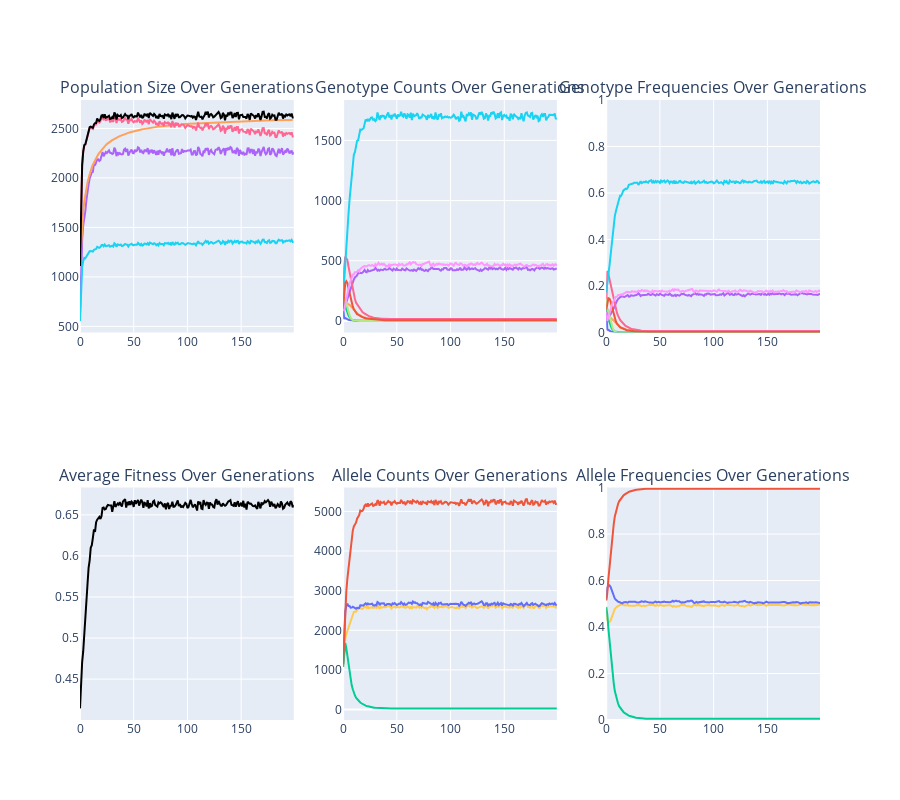

Notebook cell for this chart:
### Code cell
# 2 loci with 2 alleles each (Not HW equilibrium)

generations=200
growth_rate=1
drift=0.1
mutation_rate=0.0001
carrying_capacity = 3600
bottleneck_yr=None
bottleneck_pop=None
covariance=-0.5

genotype_data = {
    (('A1', 'A1'), ('B1', 'B1')): {'Nm': 100, 'Nf' : 100, 'fitness' : uniform(0, 1)},
    (('A1', 'A1'), ('B1', 'B2')): {'Nm': 100, 'Nf' : 100, 'fitness' : uniform(0, 1)},
    (('A1', 'A1'), ('B2', 'B2')): {'Nm': 100, 'Nf' : 100, 'fitness' : uniform(0, 1)},
    (('A1', 'A2'), ('B1', 'B1')): {'Nm': 100, 'Nf' : 100, 'fitness' : uniform(0, 1)},
    (('A1', 'A2'), ('B1', 'B2')): {'Nm': 100, 'Nf' : 100, 'fitness' : uniform(0, 1)},
    (('A1', 'A2'), ('B2', 'B2')): {'Nm': 100, 'Nf' : 100, 'fitness' : uniform(0, 1)},
    (('A2', 'A2'), ('B1', 'B1')): {'Nm': 100, 'Nf' : 100, 'fitness' : uniform(0, 1)},
    (('A2', 'A2'), ('B1', 'B2')): {'Nm': 100, 'Nf' : 100, 'fitness' : uniform(0, 1)},
    (('A2', 'A2'), ('B2', 'B2')): {'Nm': 100, 'Nf' : 100, 'fitness' : uniform(0, 1)},
}

mutations = [{('A1', 'A2'): 0.0, ('A2', 'A1'): 0.0,},
             {('B1', 'B2'): 0.0, ('B2', 'B1'): 0.0}]

pop_gen(
    generations,
    genotype_data,
    growth_rate,
    carrying_capacity,
    drift,
    mutation_rate,
    bottleneck_yr,
    bottleneck_pop,
    covariance,
)

### Figure 1 — Plotly figure (JSON) as saved in the notebook; plotly's stock layout.template omitted (floating-point values rounded to 4 significant figures; data arrays with more than 128 entries replaced by an {"elided": "..."} marker saying what was removed)
{"data": [{"hoverinfo": "text", "line": {"color": "#AB63FA"}, "mode": "lines", "name": "Ne (Sex Ratios)", "showlegend": false, "text": {"elided": "200 str values"}, "type": "scatter", "x": {"elided": "200 int values"}, "xaxis": "x", "y": {"elided": "200 float values"}, "yaxis": "y"}, {"hoverinfo": "text", "line": {"color": "#FFA15A"}, "mode": "lines", "name": "Ne (Size Variation)", "showlegend": false, "text": {"elided": "199 str values"}, "type": "scatter", "x": {"elided": "199 int values"}, "xaxis": "x", "y": {"elided": "199 float values"}, "yaxis": "y"}, {"hoverinfo": "text", "line": {"color": "#19D3F3"}, "mode": "lines", "name": "Ne (Allele Variation)", "showlegend": false, "text": {"elided": "200 str values"}, "type": "scatter", "x": {"elided": "200 int values"}, "xaxis": "x", "y": {"elided": "200 float values"}, "yaxis": "y"}, {"hoverinfo": "text", "line": {"color": "#FF6692"}, "mode": "lines", "name": "Ne (Inbreeding)", "showlegend": false, "text": {"elided": "200 str values"}, "type": "scatter", "x": {"elided": "200 int values"}, "xaxis": "x", "y": {"elided": "200 float values"}, "yaxis": "y"}, {"hoverinfo": "text", "line": {"color": "black"}, "mode": "lines", "name": "N", "showlegend": false, "text": {"elided": "200 str values"}, "type": "scatter", "x": {"elided": "200 int values"}, "xaxis": "x", "y": {"elided": "200 int values"}, "yaxis": "y"}, {"hoverinfo": "text", "line": {"color": "#636EFA"}, "mode": "lines", "name": "A1A1, B1B1", "showlegend": false, "text": {"elided": "200 str values"}, "type": "scatter", "x": {"elided": "200 int values"}, "xaxis": "x2", "y": {"elided": "200 int values"}, "yaxis": "y2"}, {"hoverinfo": "text", "line": {"color": "#FFA15A"}, "mode": "lines", "name": "A1A1, B1B2", "showlegend": false, "text": {"elided": "200 str values"}, "type": "scatter", "x": {"elided": "200 int values"}, "xaxis": "x2", "y": {"elided": "200 int values"}, "yaxis": "y2"}, {"hoverinfo": "text", "line": {"color": "#AB63FA"}, "mode": "lines", "name": "A1A1, B2B2", "showlegend": false, "text": {"elided": "200 str values"}, "type": "scatter", "x": {"elided": "200 int values"}, "xaxis": "x2", "y": {"elided": "200 int values"}, "yaxis": "y2"}, {"hoverinfo": "text", "line": {"color": "#00CC96"}, "mode": "lines", "name": "A1A2, B1B1", "showlegend": false, "text": {"elided": "200 str values"}, "type": "scatter", "x": {"elided": "200 int values"}, "xaxis": "x2", "y": {"elided": "200 int values"}, "yaxis": "y2"}, {"hoverinfo": "text", "line": {"color": "#FF6692"}, "mode": "lines", "name": "A1A2, B1B2", "showlegend": false, "text": {"elided": "200 str values"}, "type": "scatter", "x": {"elided": "200 int values"}, "xaxis": "x2", "y": {"elided": "200 int values"}, "yaxis": "y2"}, {"hoverinfo": "text", "line": {"color": "#19D3F3"}, "mode": "lines", "name": "A1A2, B2B2", "showlegend": false, "text": {"elided": "200 str values"}, "type": "scatter", "x": {"elided": "200 int values"}, "xaxis": "x2", "y": {"elided": "200 int values"}, "yaxis": "y2"}, {"hoverinfo": "text", "line": {"color": "#B6E880"}, "mode": "lines", "name": "A2A2, B1B1", "showlegend": false, "text": {"elided": "200 str values"}, "type": "scatter", "x": {"elided": "200 int values"}, "xaxis": "x2", "y": {"elided": "200 int values"}, "yaxis": "y2"}, {"hoverinfo": "text", "line": {"color": "#EF553B"}, "mode": "lines", "name": "A2A2, B1B2", "showlegend": false, "text": {"elided": "200 str values"}, "type": "scatter", "x": {"elided": "200 int values"}, "xaxis": "x2", "y": {"elided": "200 int values"}, "yaxis": "y2"}, {"hoverinfo": "text", "line": {"color": "#FF97FF"}, "mode": "lines", "name": "A2A2, B2B2", "showlegend": false, "text": {"elided": "200 str values"}, "type": "scatter", "x": {"elided": "200 int values"}, "xaxis": "x2", "y": {"elided": "200 int values"}, "yaxis": "y2"}, {"hoverinfo": "text", "line": {"color": "#636EFA"}, "mode": "lines", "name": "A1A1, B1B1", "showlegend": false, "text": {"elided": "200 str values"}, "type": "scatter", "x": {"elided": "200 int values"}, "xaxis": "x3", "y": {"elided": "200 float values"}, "yaxis": "y3"}, {"hoverinfo": "text", "line": {"color": "#FFA15A"}, "mode": "lines", "name": "A1A1, B1B2", "showlegend": false, "text": {"elided": "200 str values"}, "type": "scatter", "x": {"elided": "200 int values"}, "xaxis": "x3", "y": {"elided": "200 float values"}, "yaxis": "y3"}, {"hoverinfo": "text", "line": {"color": "#AB63FA"}, "mode": "lines", "name": "A1A1, B2B2", "showlegend": false, "text": {"elided": "200 str values"}, "type": "scatter", "x": {"elided": "200 int values"}, "xaxis": "x3", "y": {"elided": "200 float values"}, "yaxis": "y3"}, {"hoverinfo": "text", "line": {"color": "#00CC96"}, "mode": "lines", "name": "A1A2, B1B1", "showlegend": false, "text": {"elided": "200 str values"}, "type": "scatter", "x": {"elided": "200 int values"}, "xaxis": "x3", "y": {"elided": "200 float values"}, "yaxis": "y3"}, {"hoverinfo": "text", "line": {"color": "#FF6692"}, "mode": "lines", "name": "A1A2, B1B2", "showlegend": false, "text": {"elided": "200 str values"}, "type": "scatter", "x": {"elided": "200 int values"}, "xaxis": "x3", "y": {"elided": "200 float values"}, "yaxis": "y3"}, {"hoverinfo": "text", "line": {"color": "#19D3F3"}, "mode": "lines", "name": "A1A2, B2B2", "showlegend": false, "text": {"elided": "200 str values"}, "type": "scatter", "x": {"elided": "200 int values"}, "xaxis": "x3", "y": {"elided": "200 float values"}, "yaxis": "y3"}, {"hoverinfo": "text", "line": {"color": "#B6E880"}, "mode": "lines", "name": "A2A2, B1B1", "showlegend": false, "text": {"elided": "200 str values"}, "type": "scatter", "x": {"elided": "200 int values"}, "xaxis": "x3", "y": {"elided": "200 float values"}, "yaxis": "y3"}, {"hoverinfo": "text", "line": {"color": "#EF553B"}, "mode": "lines", "name": "A2A2, B1B2", "showlegend": false, "text": {"elided": "200 str values"}, "type": "scatter", "x": {"elided": "200 int values"}, "xaxis": "x3", "y": {"elided": "200 float values"}, "yaxis": "y3"}, {"hoverinfo": "text", "line": {"color": "#FF97FF"}, "mode": "lines", "name": "A2A2, B2B2", "showlegend": false, "text": {"elided": "200 str values"}, "type": "scatter", "x": {"elided": "200 int values"}, "xaxis": "x3", "y": {"elided": "200 float values"}, "yaxis": "y3"}, {"hoverinfo": "text", "line": {"color": "black"}, "mode": "lines", "name": "Average Fitness", "showlegend": false, "text": {"elided": "200 str values"}, "type": "scatter", "x": {"elided": "200 int values"}, "xaxis": "x4", "y": {"elided": "200 float values"}, "yaxis": "y4"}, {"hoverinfo": "text", "line": {"color": "#FECB52"}, "mode": "lines", "name": "A1", "showlegend": false, "text": {"elided": "200 str values"}, "type": "scatter", "x": {"elided": "200 int values"}, "xaxis": "x5", "y": {"elided": "200 int values"}, "yaxis": "y5"}, {"hoverinfo": "text", "line": {"color": "#636EFA"}, "mode": "lines", "name": "A2", "showlegend": false, "text": {"elided": "200 str values"}, "type": "scatter", "x": {"elided": "200 int values"}, "xaxis": "x5", "y": {"elided": "200 int values"}, "yaxis": "y5"}, {"hoverinfo": "text", "line": {"color": "#00CC96"}, "mode": "lines", "name": "B1", "showlegend": false, "text": {"elided": "200 str values"}, "type": "scatter", "x": {"elided": "200 int values"}, "xaxis": "x5", "y": {"elided": "200 int values"}, "yaxis": "y5"}, {"hoverinfo": "text", "line": {"color": "#EF553B"}, "mode": "lines", "name": "B2", "showlegend": false, "text": {"elided": "200 str values"}, "type": "scatter", "x": {"elided": "200 int values"}, "xaxis": "x5", "y": {"elided": "200 int values"}, "yaxis": "y5"}, {"hoverinfo": "text", "line": {"color": "#FECB52"}, "mode": "lines", "name": "A1", "showlegend": false, "text": {"elided": "200 str values"}, "type": "scatter", "x": {"elided": "200 int values"}, "xaxis": "x6", "y": {"elided": "200 float values"}, "yaxis": "y6"}, {"hoverinfo": "text", "line": {"color": "#636EFA"}, "mode": "lines", "name": "A2", "showlegend": false, "text": {"elided": "200 str values"}, "type": "scatter", "x": {"elided": "200 int values"}, "xaxis": "x6", "y": {"elided": "200 float values"}, "yaxis": "y6"}, {"hoverinfo": "text", "line": {"color": "#00CC96"}, "mode": "lines", "name": "B1", "showlegend": false, "text": {"elided": "200 str values"}, "type": "scatter", "x": {"elided": "200 int values"}, "xaxis": "x6", "y": {"elided": "200 float values"}, "yaxis": "y6"}, {"hoverinfo": "text", "line": {"color": "#EF553B"}, "mode": "lines", "name": "B2", "showlegend": false, "text": {"elided": "200 str values"}, "type": "scatter", "x": {"elided": "200 int values"}, "xaxis": "x6", "y": {"elided": "200 float values"}, "yaxis": "y6"}], "layout": {"annotations": [{"font": {"size": 16}, "showarrow": false, "text": "Population Size Over Generations", "x": 0.1444, "xanchor": "center", "xref": "paper", "y": 1, "yanchor": "bottom", "yref": "paper"}, {"font": {"size": 16}, "showarrow": false, "text": "Genotype Counts Over Generations", "x": 0.5, "xanchor": "center", "xref": "paper", "y": 1, "yanchor": "bottom", "yref": "paper"}, {"font": {"size": 16}, "showarrow": false, "text": "Genotype Frequencies Over Generations", "x": 0.8556, "xanchor": "center", "xref": "paper", "y": 1, "yanchor": "bottom", "yref": "paper"}, {"font": {"size": 16}, "showarrow": false, "text": "Average Fitness Over Generations", "x": 0.1444, "xanchor": "center", "xref": "paper", "y": 0.375, "yanchor": "bottom", "yref": "paper"}, {"font": {"size": 16}, "showarrow": false, "text": "Allele Counts Over Generations", "x": 0.5, "xanchor": "center", "xref": "paper", "y": 0.375, "yanchor": "bottom", "yref": "paper"}, {"font": {"size": 16}, "showarrow": false, "text": "Allele Frequencies Over Generations", "x": 0.8556, "xanchor": "center", "xref": "paper", "y": 0.375, "yanchor": "bottom", "yref": "paper"}], "height": 800, "hovermode": "closest", "xaxis": {"anchor": "y", "domain": [0, 0.2889]}, "xaxis2": {"anchor": "y2", "domain": [0.3556, 0.6444]}, "xaxis3": {"anchor": "y3", "domain": [0.7111, 1]}, "xaxis4": {"anchor": "y4", "domain": [0, 0.2889]}, "xaxis5": {"anchor": "y5", "domain": [0.3556, 0.6444]}, "xaxis6": {"anchor": "y6", "domain": [0.7111, 1]}, "yaxis": {"anchor": "x", "domain": [0.625, 1]}, "yaxis2": {"anchor": "x2", "domain": [0.625, 1]}, "yaxis3": {"anchor": "x3", "domain": [0.625, 1], "range": [0, 1]}, "yaxis4": {"anchor": "x4", "domain": [0, 0.375]}, "yaxis5": {"anchor": "x5", "domain": [0, 0.375]}, "yaxis6": {"anchor": "x6", "domain": [0, 0.375], "range": [0, 1]}}}
